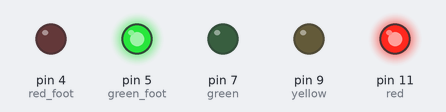
This sketch was run on a simulated Arduino Uno, built with avr-gcc and run on an emulated ATmega328P. Parts: output pins drawn as LEDs (lit = HIGH). What the sketch prints to the serial monitor is not drawn.

Above: at 5.0 s.
At 10.5 s:
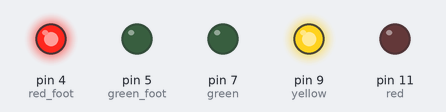
At 13.5 s:
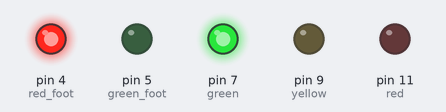
Timing chart, 0 to 22.1 s (numbered marks = the images above):
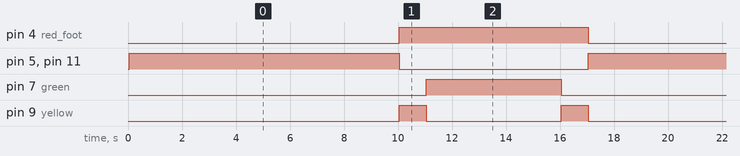

Measured:
- by itself, pin 4 (red_foot): alternates HIGH for 7.0 s and LOW for 10.0 s
- by itself, pin 5 (green_foot), pin 11 (red): alternates HIGH for 10.0 s and LOW for 7.0 s
- by itself, pin 7 (green): alternates HIGH for 5.0 s and LOW for 12.0 s
- by itself, pin 9 (yellow): repeats every 17.0 s: LOW 5.0 s, HIGH 1.0 s, LOW 10.0 s, HIGH 1.0 s

The sketch:

ampel.ino
```cpp
boolean daytime = true;

int pins[] = {11, 9, 7, 5, 4};
int red = 11;
int yellow = 9;
int green = 7;

int red_foot = 4;
int green_foot = 5;

void setup() {
  Serial.begin(9600);
  Serial.println("Initializing pins to OUTPUT (Will be printent out below):");
  for(int i=0; i <= 4; i++) {
    pinMode(pins[i], OUTPUT);
    Serial.println(pins[i]);
  }
  Serial.println("All pins have been initialized");
}

void nightTrafficLight() {
  digitalWrite(yellow, HIGH);
  delay(100);
  digitalWrite(yellow,LOW);
  delay(100);
}

void dayTrafficLight() {
  digitalWrite(red_foot, LOW);
  digitalWrite(green_foot, HIGH);
  digitalWrite(red, HIGH);
  delay(10000);
  digitalWrite(red, LOW);
  digitalWrite(green_foot, LOW);
  digitalWrite(red_foot, HIGH);
  digitalWrite(yellow, HIGH);
  delay(1000);
  digitalWrite(yellow, LOW);
  digitalWrite(green, HIGH);
  delay(5000);
  digitalWrite(green, LOW);
  digitalWrite(yellow, HIGH);
  delay(1000);
  digitalWrite(yellow, LOW);
}

void loop() {
  if(daytime) {
    dayTrafficLight();
  }
  else if(daytime == false) {
    nightTrafficLight();
  }
}
```
